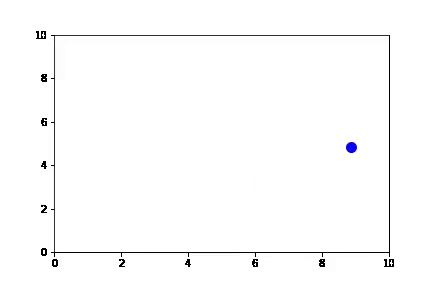
#> input picture frame 120 of Search for a match/dataset/video_only/video_only_ID_13.mp4, 432 x 288 px
$ jupyter execute --allow-errors finalmatching_code_for_processing.ipynb
#> lines starting #> are read from the running program, lines starting #| are printed output that depends on the picture; after the words box and inside, x2 and y2 are one past the last pixel; in counts of white or black regions, pixels touching at a corner belong together
# For finding video files and audio files durations

[cell 1]
import matplotlib.pyplot as plt
from collections import Counter
import os
import librosa
import cv2


# Collect durations for audio and video
audio_durations = []
video_durations = []

video_folder = "dataset/video_only"
audio_folder = "dataset/audio_only"


def get_audio_duration(audio_path):
    y, sr = librosa.load(audio_path, sr=None)
    return len(y) / sr

def get_video_duration(video_path):
    cap = cv2.VideoCapture(video_path)
    fps = cap.get(cv2.CAP_PROP_FPS)
    total_frames = cap.get(cv2.CAP_PROP_FRAME_COUNT)
    cap.release()

    if fps > 0:
        return total_frames / fps
    return 0

# Process video files
for video_file in os.listdir(video_folder):
    if video_file.endswith(".mp4"):
        video_path = os.path.join(video_folder, video_file)
        video_duration = get_video_duration(video_path)
        video_durations.append(round(video_duration))

# Process audio files
#> (the rest of this cell did not finish here and is left out)

# Preprocessing audio file

[cell 2]
import librosa
import numpy as np
import matplotlib.pyplot as plt
from scipy.signal import find_peaks

def get_high_frequency_peaks(audio_path, threshold=0.8):

    # Load audio
    y, sr = librosa.load(audio_path, sr=None)

    # Compute the Short-Time Fourier Transform (STFT)
    S = np.abs(librosa.stft(y, n_fft=2048, hop_length=512))

    # Convert to dB scale
    S_db = librosa.amplitude_to_db(S, ref=np.max)

    # Find the mean energy across frequencies at each time step
    avg_energy = np.mean(S_db, axis=0)

    # Normalize energy (0-1 scale)
    norm_energy = (avg_energy - np.min(avg_energy)) / (np.max(avg_energy) - np.min(avg_energy))

    # Detect peaks (collision events)
    peaks, _ = find_peaks(norm_energy, height=threshold)

    # Convert peak indices to time
    peak_times = librosa.frames_to_time(peaks, sr=sr, hop_length=512)

    return peak_times, norm_energy, sr

# plotting example audio file

[cell 3]
audio_file = "dataset/audio_only/audio_only_ID_1.wav"
#> (the rest of this cell did not finish here and is left out)

[cell 4]
from IPython.display import Audio

# Play the audio file
Audio(audio_file)

# Extracting all peak_time values from audio files

[cell 5]
import os

audio_folder = "dataset/audio_only"
audiocollision_processed = {}

# Iterate through all audio files in the folder
#> (the rest of this cell did not finish here and is left out)

# plotting all peaks of audio files

[cell 6]
import os
import numpy as np
import librosa

import matplotlib.pyplot as plt

audio_folder = "dataset/audio_only"
#> (the rest of this cell did not finish here and is left out)

# For Video Preprocessing

[cell 7]
import cv2
import numpy as np
import time

#### For detecting boundries where ball will collide

[cell 8]
def detect_boundaries(cap):
    # Sample multiple frames to get a stable detection
    boundary_frames = 10
    frames = []

    for i in range(boundary_frames):
        ret, frame = cap.read()
        if not ret:
            break
        frames.append(frame)

    if not frames:
        return None

    first_frame = frames[0]
    gray = cv2.cvtColor(first_frame, cv2.COLOR_BGR2GRAY)
    height, width = gray.shape

    # edge detection to find boundaries
    edges = cv2.Canny(gray, 50, 150)

    # Hough Line Transform
    lines = cv2.HoughLinesP(edges, 1, np.pi/180, threshold=100, minLineLength=width/3, maxLineGap=20)

    # If Hough Lines method doesn't work well
    if lines is None or len(lines) < 4:
        print("Using alternative boundary detection method...")
        # Binary threshold to separate background and playing area
        _, binary = cv2.threshold(gray, 30, 255, cv2.THRESH_BINARY)

        # Find contours
        contours, _ = cv2.findContours(binary, cv2.RETR_EXTERNAL, cv2.CHAIN_APPROX_SIMPLE)

        if contours:
            # Find the largest contour
            playing_area = max(contours, key=cv2.contourArea)
            x, y, w, h = cv2.boundingRect(playing_area)

            # Define boundaries
            boundaries = {
                "left": x,
                "right": x + w,
                "top": y,
                "bottom": y + h
            }
        else:
            # If no contours found, use frame dimensions with padding
            padding = 10
            boundaries = {
                "left": padding,
                "right": width - padding,
                "top": padding,
                "bottom": height - padding
            }
    else:
        horizontal_lines = []
        vertical_lines = []

        for line in lines:
            x1, y1, x2, y2 = line[0]
            if abs(x2 - x1) > abs(y2 - y1):  # Horizontal line
                horizontal_lines.append((y1 + y2) / 2)  # Average y-coordinate
            else:  # Vertical line
                vertical_lines.append((x1 + x2) / 2)  # Average x-coordinate

        # If not enough lines detected, use frame edges
        if len(horizontal_lines) < 2 or len(vertical_lines) < 2:
            padding = 10
            boundaries = {
                "left": padding,
                "right": width - padding,
                "top": padding,
                "bottom": height - padding
            }
        else:
            horizontal_lines.sort()
            vertical_lines.sort()

            boundaries = {
                "top": max(int(min(horizontal_lines)), 0),
                "bottom": min(int(max(horizontal_lines)), height),
                "left": max(int(min(vertical_lines)), 0),
                "right": min(int(max(vertical_lines)), width)
            }

    # print(f"Detected boundaries: {boundaries}")
    return boundaries

##### define tracking ball

[cell 9]
import cv2
import numpy as np

def track_ball_collisions(cap, boundaries, fps):
    # print("Tracking ball and detecting collisions...")

    prev_positions = []
    collision_times = []
    frame_count = 0

    min_frames_between_collisions = int(fps / 16)           # Reduced delay to catch more collisions
    last_collision_frame = -min_frames_between_collisions
    base_collision_margin = 5                               # Base margin for slow movement


    lk_params = dict(winSize=(15, 15), maxLevel=2,
                     criteria=(cv2.TERM_CRITERIA_EPS | cv2.TERM_CRITERIA_COUNT, 10, 0.03))

    prev_gray = None
    prev_points = None

    while cap.isOpened():
        ret, frame = cap.read()
        if not ret:
            break

        # Convert frame to HSV
        hsv = cv2.cvtColor(frame, cv2.COLOR_BGR2HSV)
        lower_blue = np.array([100, 150, 50])
        upper_blue = np.array([140, 255, 255])

        mask = cv2.inRange(hsv, lower_blue, upper_blue)
        kernel = np.ones((5, 5), np.uint8)
        mask = cv2.morphologyEx(mask, cv2.MORPH_OPEN, kernel)
        mask = cv2.morphologyEx(mask, cv2.MORPH_CLOSE, kernel)

        # Find contours
        contours, _ = cv2.findContours(mask, cv2.RETR_EXTERNAL, cv2.CHAIN_APPROX_SIMPLE)

        if contours:
            c = max(contours, key=cv2.contourArea)
            M = cv2.moments(c)
            if M["m00"] != 0:
                cx = int(M["m10"] / M["m00"])
                cy = int(M["m01"] / M["m00"])
                (_, _), radius = cv2.minEnclosingCircle(c)
                radius = int(radius)
                current_pos = (cx, cy, radius)

                prev_positions.append(current_pos)
                if len(prev_positions) > 10:
                    prev_positions.pop(0)

                # Estimate ball velocity
                if len(prev_positions) > 1:
                    prev_x, prev_y, _ = prev_positions[-2]
                    dx, dy = cx - prev_x, cy - prev_y
                    velocity = np.sqrt(dx**2 + dy**2)

                    # Adaptive collision margin
                    collision_margin = base_collision_margin + int(velocity * 0.2)

                    # Detect collisions
                    collision_detected = False
                    if (cx - radius) <= (boundaries["left"] + collision_margin) and dx < 0:
                        collision_detected = True
                    elif (cx + radius) >= (boundaries["right"] - collision_margin) and dx > 0:
                        collision_detected = True
                    elif (cy - radius) <= (boundaries["top"] + collision_margin) and dy < 0:
                        collision_detected = True
                    elif (cy + radius) >= (boundaries["bottom"] - collision_margin) and dy > 0:
                        collision_detected = True

                    if collision_detected and (frame_count - last_collision_frame) > min_frames_between_collisions:
                        timestamp = frame_count / fps
                        collision_times.append(timestamp)
                        last_collision_frame = frame_count
                        # print(f"Collision detected at {timestamp:.2f} sec")

        frame_count += 1
        # if frame_count % 100 == 0:
            # print(f"Processed {frame_count} frames...")

    return collision_times

### finding collisoin

[cell 10]
def detect_ball_collisions(video_path):

    cap = cv2.VideoCapture(video_path)

    # Check if video opened successfully
    if not cap.isOpened():
        print("Error: Could not open video.")
        return []

    # Get video properties
    fps = cap.get(cv2.CAP_PROP_FPS)
    total_frames = int(cap.get(cv2.CAP_PROP_FRAME_COUNT))

    # print(f"Video FPS: {fps}, Total frames: {total_frames}")

    # Detect boundaries from the first few frames
    boundaries = detect_boundaries(cap)

    if not boundaries:
        print("Error: Could not detect boundaries.")
        return []

    # Reset video to beginning
    cap.set(cv2.CAP_PROP_POS_FRAMES, 0)

    # Track ball movement and detect collisions
    collision_times = track_ball_collisions(cap, boundaries, fps)


    cap.release()
    cv2.destroyAllWindows()

    return collision_times

[cell 11]
import os
collision_details = {}
def main():
    output_path = "collision_timestamps.txt"
    video_folder = "dataset/video_only"


    for video_file in os.listdir(video_folder):
        if video_file.endswith(".mp4"):
            video_path = os.path.join(video_folder, video_file)
            print(f"Processing video: {video_file}")

            # Detect collisions for the current video
            collisions = detect_ball_collisions(video_path)
#> the loop in detect_boundaries, `for i in range(boundary_frames):` made 10 passes
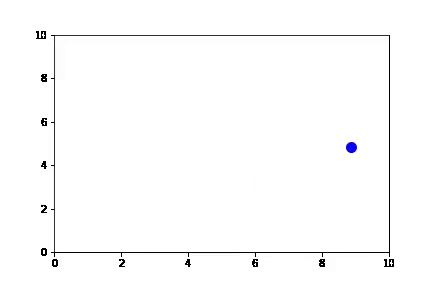
#> input picture frame 120 of Search for a match/dataset/video_only/video_only_ID_13.mp4, 432 x 288 px
#> after the loop in detect_boundaries, `for i in range(boundary_frames):`: frames = 10 items
#> in detect_boundaries, first_frame is the input picture: shape (288, 432, 3); mean B, G, R 251.8, 251.7, 251.7
#> in detect_boundaries, `edges = cv2.Canny(gray, 50, 150)`:
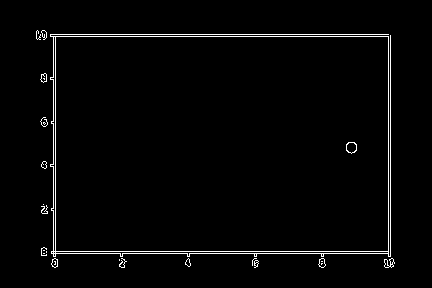
#> edges: shape (288, 432); 2.2% white in thin lines or dots, all inside (x1, y1, x2, y2) = (36, 30, 395, 268)
#> in detect_boundaries, `lines = cv2.HoughLinesP(edges, 1, np.pi/180, threshold=100, minLineLen..`: lines = [[36, 36, 390, 36], [41, 253, 390, 253], [41, 251, 390, 251], [36, 34, 388, 34], [390, 266, 390, 35], [388, 267, 388, 37], [55, 267, 55, 37], [53, 266, 53, 37]]
#> the loop in detect_boundaries, `for line in lines:` made 8 passes
#> after the loop in detect_boundaries, `for line in lines:`: horizontal_lines = [36, 253, 251, 34]; vertical_lines = [390, 388, 55, 53]
#> in detect_boundaries, `boundaries = { "top": max(int(min(horizontal_lines)), 0), "bottom": mi..`: boundaries = {'top': 34, 'bottom': 253, 'left': 53, 'right': 390}
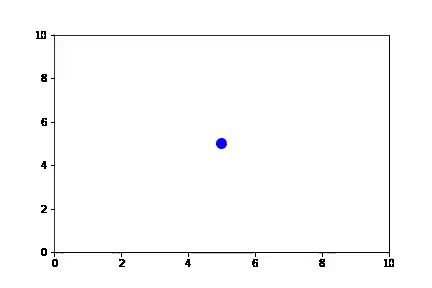
#> input picture frame 0 of Search for a match/dataset/video_only/video_only_ID_13.mp4, 432 x 288 px
#> in track_ball_collisions, frame is the input picture: shape (288, 432, 3); mean B, G, R 251.8, 251.6, 251.6
#> in track_ball_collisions, `hsv = cv2.cvtColor(frame, cv2.COLOR_BGR2HSV)`: hsv: shape (288, 432, 3); mean H, S, V 0.3, 0.2, 251.8
#> in track_ball_collisions, `mask = cv2.inRange(hsv, lower_blue, upper_blue)`:
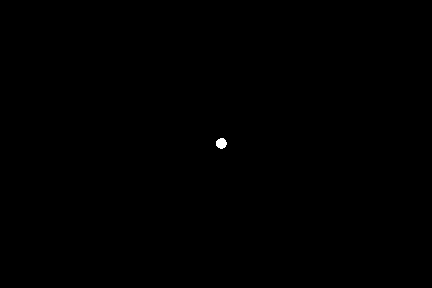
#> mask: shape (288, 432); 0.07% white; 1 white region, box (x1, y1, x2, y2) and area: (216, 138, 227, 149) 92
#> in track_ball_collisions, `mask = cv2.morphologyEx(mask, cv2.MORPH_OPEN, kernel)`: mask: shape (288, 432); 0.07% white; 1 white region, box (x1, y1, x2, y2) and area: (216, 139, 226, 148) 82
#> in track_ball_collisions, `contours, _ = cv2.findContours(mask, cv2.RETR_EXTERNAL, cv2.CHAIN_APPR..`: contours = 1 item
#> in track_ball_collisions, `c = max(contours, key=cv2.contourArea)`: c = [[218, 139], [216, 141], [216, 145], [218, 147], [224, 147], [225, 146], [225, 140], [224, 139]]
#> in track_ball_collisions, `M = cv2.moments(c)`: M = moments, m00 67, centre m10/m00, m01/m00 = (220.7, 143)
#> in track_ball_collisions, `cx = int(M["m10"] / M["m00"])`: cx = 220
#> in track_ball_collisions, `cy = int(M["m01"] / M["m00"])`: cy = 143
#> in track_ball_collisions, `(_, _), radius = cv2.minEnclosingCircle(c)`: radius = 5.18
#> in track_ball_collisions, `radius = int(radius)`: radius = 5
#> in track_ball_collisions, `current_pos = (cx, cy, radius)`: current_pos = (220, 143, 5)

$ run again, starting later in the video
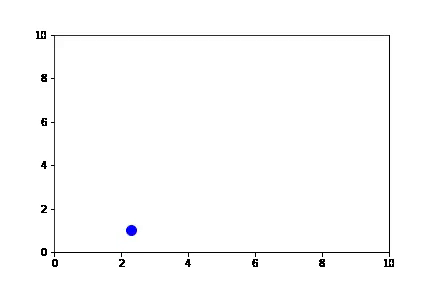
#> input picture frame 540 of Search for a match/dataset/video_only/video_only_ID_13.mp4, 432 x 288 px
#> the loop in detect_boundaries, `for i in range(boundary_frames):` made 10 passes
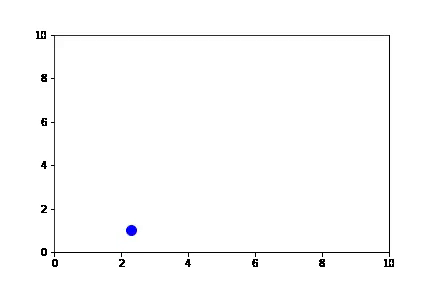
#> input picture frame 540 of Search for a match/dataset/video_only/video_only_ID_13.mp4, 432 x 288 px
#> after the loop in detect_boundaries, `for i in range(boundary_frames):`: frames = 10 items
#> in detect_boundaries, first_frame is the input picture: shape (288, 432, 3); mean B, G, R 251.9, 251.7, 251.7
#> edges: shape (288, 432); 2.2% white in thin lines or dots, all inside (x1, y1, x2, y2) = (36, 30, 395, 268)
#> lines = [[40, 251, 390, 251], [36, 34, 388, 34], [40, 253, 390, 253], [36, 36, 390, 36], [390, 267, 390, 35], [55, 267, 55, 37], [53, 266, 53, 37], [388, 267, 388, 37]]
#> the loop in detect_boundaries, `for line in lines:` made 8 passes
#> after the loop in detect_boundaries, `for line in lines:`: horizontal_lines = [251, 34, 253, 36]; vertical_lines = [390, 55, 53, 388]
#> in detect_boundaries, `boundaries = { "top": max(int(min(horizontal_lines)), 0), "bottom": mi..`: boundaries = {'top': 34, 'bottom': 253, 'left': 53, 'right': 390}
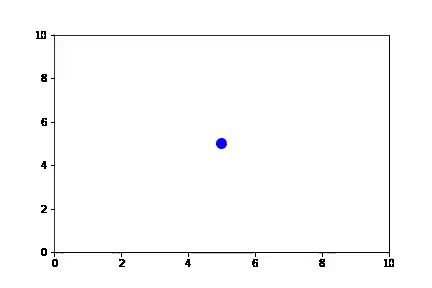
#> input picture frame 0 of Search for a match/dataset/video_only/video_only_ID_13.mp4, 432 x 288 px
#> in track_ball_collisions, frame is the input picture: shape (288, 432, 3); mean B, G, R 251.8, 251.6, 251.6
#> hsv: shape (288, 432, 3); mean H, S, V 0.3, 0.2, 251.8
#> contours = 1 item
#> c = [[218, 139], [216, 141], [216, 145], [218, 147], [224, 147], [225, 146], [225, 140], [224, 139]]
#> M = moments, m00 67, centre m10/m00, m01/m00 = (220.7, 143)
#> cx = 220
#> cy = 143
#> in track_ball_collisions, `(_, _), radius = cv2.minEnclosingCircle(c)`: radius = 5.18
#> in track_ball_collisions, `radius = int(radius)`: radius = 5
#> current_pos = (220, 143, 5)

$ run again, starting later in the video
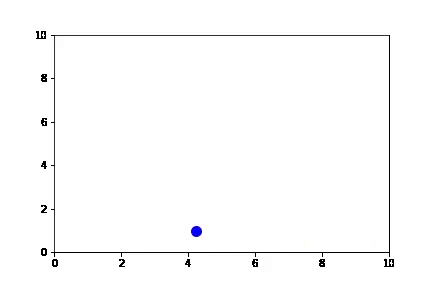
#> input picture frame 960 of Search for a match/dataset/video_only/video_only_ID_13.mp4, 432 x 288 px
#> the loop in detect_boundaries, `for i in range(boundary_frames):` made 10 passes
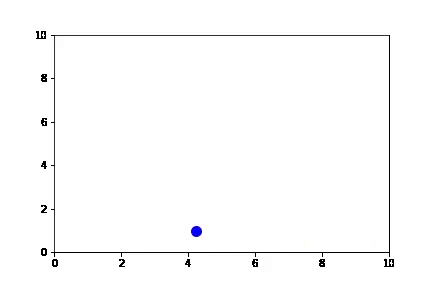
#> input picture frame 960 of Search for a match/dataset/video_only/video_only_ID_13.mp4, 432 x 288 px
#> after the loop in detect_boundaries, `for i in range(boundary_frames):`: frames = 10 items
#> in detect_boundaries, first_frame is the input picture: shape (288, 432, 3); mean B, G, R 251.9, 251.7, 251.7
#> edges: shape (288, 432); 2.2% white in thin lines or dots, all inside (x1, y1, x2, y2) = (36, 30, 395, 268)
#> lines = [[36, 36, 390, 36], [40, 251, 390, 251], [40, 253, 390, 253], [36, 34, 388, 34], [390, 267, 390, 35], [388, 267, 388, 37], [53, 266, 53, 37], [55, 267, 55, 37]]
#> the loop in detect_boundaries, `for line in lines:` made 8 passes
#> after the loop in detect_boundaries, `for line in lines:`: horizontal_lines = [36, 251, 253, 34]; vertical_lines = [390, 388, 53, 55]
#> in detect_boundaries, `boundaries = { "top": max(int(min(horizontal_lines)), 0), "bottom": mi..`: boundaries = {'top': 34, 'bottom': 253, 'left': 53, 'right': 390}
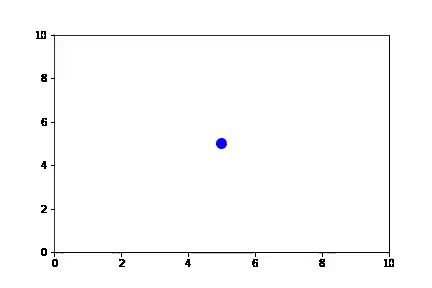
#> input picture frame 0 of Search for a match/dataset/video_only/video_only_ID_13.mp4, 432 x 288 px
#> in track_ball_collisions, frame is the input picture: shape (288, 432, 3); mean B, G, R 251.8, 251.6, 251.6
#> hsv: shape (288, 432, 3); mean H, S, V 0.3, 0.2, 251.8
#> contours = 1 item
#> c = [[218, 139], [216, 141], [216, 145], [218, 147], [224, 147], [225, 146], [225, 140], [224, 139]]
#> M = moments, m00 67, centre m10/m00, m01/m00 = (220.7, 143)
#> cx = 220
#> cy = 143
#> in track_ball_collisions, `(_, _), radius = cv2.minEnclosingCircle(c)`: radius = 5.18
#> in track_ball_collisions, `radius = int(radius)`: radius = 5
#> current_pos = (220, 143, 5)
